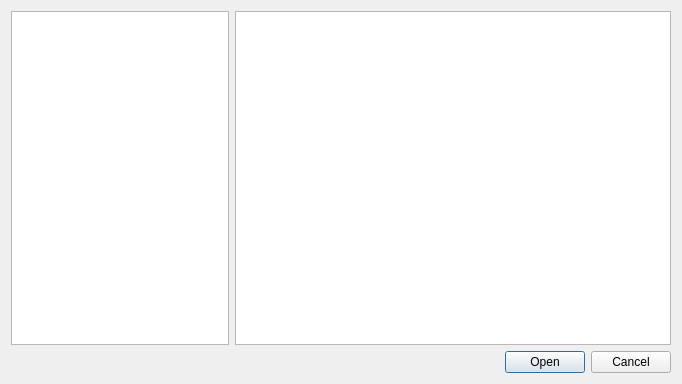
<?xml version="1.0" encoding="UTF-8"?>
<ui version="4.0">
 <class>FileDialog</class>
 <widget class="QDialog" name="FileDialog">
  <property name="geometry">
   <rect>
    <x>0</x>
    <y>0</y>
    <width>682</width>
    <height>384</height>
   </rect>
  </property>
  <property name="windowTitle">
   <string>Dialog</string>
  </property>
  <layout class="QVBoxLayout" name="verticalLayout">
   <item>
    <layout class="QHBoxLayout" name="horizontalLayout" stretch="1,2">
     <item>
      <widget class="QTreeView" name="treeView">
       <property name="selectionMode">
        <enum>QAbstractItemView::SingleSelection</enum>
       </property>
       <property name="selectionBehavior">
        <enum>QAbstractItemView::SelectRows</enum>
       </property>
       <attribute name="headerVisible">
        <bool>false</bool>
       </attribute>
      </widget>
     </item>
     <item>
      <layout class="QVBoxLayout" name="verticalLayout_2">
       <item>
        <widget class="QListView" name="listView">
         <property name="selectionMode">
          <enum>QAbstractItemView::ExtendedSelection</enum>
         </property>
        </widget>
       </item>
      </layout>
     </item>
    </layout>
   </item>
   <item>
    <widget class="QDialogButtonBox" name="buttonBox">
     <property name="locale">
      <locale language="Russian" country="RussianFederation"/>
     </property>
     <property name="orientation">
      <enum>Qt::Horizontal</enum>
     </property>
     <property name="standardButtons">
      <set>QDialogButtonBox::Cancel|QDialogButtonBox::Open</set>
     </property>
    </widget>
   </item>
  </layout>
 </widget>
 <resources/>
 <connections>
  <connection>
   <sender>buttonBox</sender>
   <signal>accepted()</signal>
   <receiver>FileDialog</receiver>
   <slot>accept()</slot>
   <hints>
    <hint type="sourcelabel">
     <x>248</x>
     <y>254</y>
    </hint>
    <hint type="destinationlabel">
     <x>157</x>
     <y>274</y>
    </hint>
   </hints>
  </connection>
  <connection>
   <sender>buttonBox</sender>
   <signal>rejected()</signal>
   <receiver>FileDialog</receiver>
   <slot>reject()</slot>
   <hints>
    <hint type="sourcelabel">
     <x>316</x>
     <y>260</y>
    </hint>
    <hint type="destinationlabel">
     <x>286</x>
     <y>274</y>
    </hint>
   </hints>
  </connection>
 </connections>
</ui>
